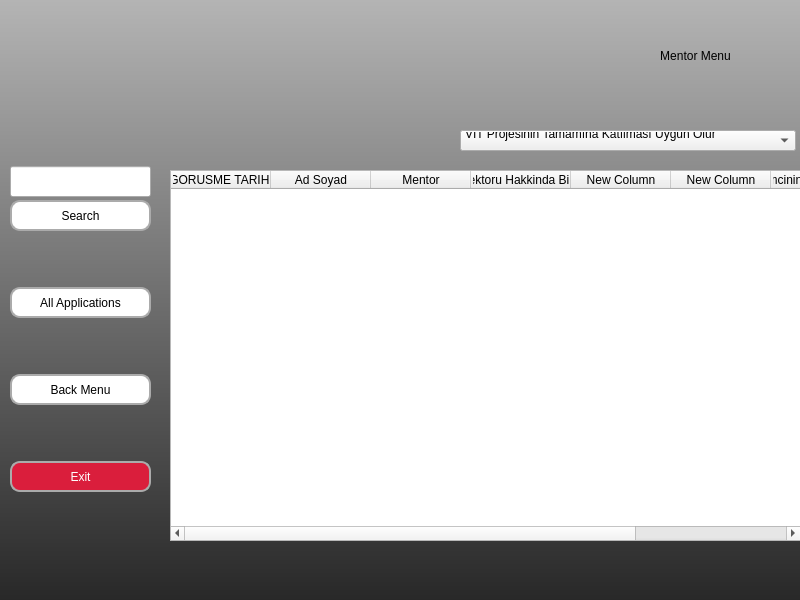
<?xml version="1.0" encoding="UTF-8"?>
<ui version="4.0">
 <class>MainWindow</class>
 <widget class="QMainWindow" name="MainWindow">
  <property name="geometry">
   <rect>
    <x>0</x>
    <y>0</y>
    <width>800</width>
    <height>600</height>
   </rect>
  </property>
  <property name="windowTitle">
   <string>MainWindow</string>
  </property>
  <widget class="QWidget" name="centralwidget">
   <widget class="QTableWidget" name="tableWidget">
    <property name="geometry">
     <rect>
      <x>170</x>
      <y>170</y>
      <width>631</width>
      <height>371</height>
     </rect>
    </property>
    <property name="autoFillBackground">
     <bool>false</bool>
    </property>
    <property name="styleSheet">
     <string notr="true">table_style = &quot;&quot;&quot;
QTableWidget {
    background-color: #F4F6F8;
    alternate-background-color: #EEF3F8;
    gridline-color: #DADFE3;
    color: #2E2E2E;
    selection-background-color: #C9E4FF;
    selection-color: #000000;
    border: 1px solid #DADFE3;
    font-size: 14px;
}

QHeaderView::section {
    background-color: #E6E9EC;
    color: #333333;
    padding: 4px;
    border: 1px solid #DADFE3;
    font-weight: bold;
}

QTableCornerButton::section {
    background-color: #E6E9EC;
    border: 1px solid #DADFE3;
}
&quot;&quot;&quot;
</string>
    </property>
    <property name="editTriggers">
     <set>QAbstractItemView::EditTrigger::AnyKeyPressed|QAbstractItemView::EditTrigger::DoubleClicked|QAbstractItemView::EditTrigger::EditKeyPressed</set>
    </property>
    <property name="alternatingRowColors">
     <bool>true</bool>
    </property>
    <property name="selectionBehavior">
     <enum>QAbstractItemView::SelectionBehavior::SelectRows</enum>
    </property>
    <property name="showGrid">
     <bool>true</bool>
    </property>
    <property name="wordWrap">
     <bool>false</bool>
    </property>
    <attribute name="horizontalHeaderVisible">
     <bool>true</bool>
    </attribute>
    <attribute name="horizontalHeaderCascadingSectionResizes">
     <bool>false</bool>
    </attribute>
    <attribute name="horizontalHeaderDefaultSectionSize">
     <number>100</number>
    </attribute>
    <attribute name="horizontalHeaderShowSortIndicator" stdset="0">
     <bool>false</bool>
    </attribute>
    <attribute name="horizontalHeaderStretchLastSection">
     <bool>true</bool>
    </attribute>
    <column>
     <property name="text">
      <string>GORUSME TARIHI</string>
     </property>
    </column>
    <column>
     <property name="text">
      <string>Ad Soyad</string>
     </property>
    </column>
    <column>
     <property name="text">
      <string>Mentor</string>
     </property>
    </column>
    <column>
     <property name="text">
      <string>Sektoru Hakkinda Bilgi</string>
     </property>
    </column>
    <column>
     <property name="text">
      <string>New Column</string>
     </property>
    </column>
    <column>
     <property name="text">
      <string>New Column</string>
     </property>
    </column>
    <column>
     <property name="text">
      <string>Katilimcinin Yogunluk Durumu</string>
     </property>
    </column>
    <column>
     <property name="text">
      <string>New Column</string>
     </property>
    </column>
   </widget>
   <widget class="QComboBox" name="comboBox">
    <property name="geometry">
     <rect>
      <x>460</x>
      <y>130</y>
      <width>336</width>
      <height>21</height>
     </rect>
    </property>
    <property name="insertPolicy">
     <enum>QComboBox::InsertPolicy::NoInsert</enum>
    </property>
    <property name="sizeAdjustPolicy">
     <enum>QComboBox::SizeAdjustPolicy::AdjustToContentsOnFirstShow</enum>
    </property>
    <item>
     <property name="text">
      <string>VIT Projesinin Tamamına Katılması Uygun Olur
</string>
     </property>
    </item>
    <item>
     <property name="text">
      <string>VIT Projesi ilk IT Eğitimi Al...a Yönlendirilmesi Uygun Olur
</string>
     </property>
    </item>
    <item>
     <property name="text">
      <string>VIT Projesi İngilizce Eğitim...a Yönlendirilmesi Uygun Olur
</string>
     </property>
    </item>
    <item>
     <property name="text">
      <string>VIT Projesi Kapsamında Dir...önlendirilmesi Uygun Olur
</string>
     </property>
    </item>
    <item>
     <property name="text">
      <string>Direkt Bireysel Koçluk ile İşe Yönlendirilmesi Uygun Olur
</string>
     </property>
    </item>
    <item>
     <property name="text">
      <string>Bir Sonraki VIT Projesine Katılması Daha Uygun Olur
</string>
     </property>
    </item>
    <item>
     <property name="text">
      <string>Başka Bir Sektöre Yönlendirilmelidir
</string>
     </property>
    </item>
    <item>
     <property name="text">
      <string>Diğer</string>
     </property>
    </item>
   </widget>
   <widget class="QLabel" name="label_bg">
    <property name="geometry">
     <rect>
      <x>0</x>
      <y>0</y>
      <width>800</width>
      <height>600</height>
     </rect>
    </property>
    <property name="sizePolicy">
     <sizepolicy hsizetype="Expanding" vsizetype="Expanding">
      <horstretch>0</horstretch>
      <verstretch>0</verstretch>
     </sizepolicy>
    </property>
    <property name="layoutDirection">
     <enum>Qt::LayoutDirection::LeftToRight</enum>
    </property>
    <property name="styleSheet">
     <string notr="true">background-color:qlineargradient(spread:pad, x1:0, y1:1, x2:0, y2:0, stop:0 rgba(40, 40, 40, 255), stop:1 rgba(180, 180, 180, 255))</string>
    </property>
    <property name="text">
     <string/>
    </property>
    <property name="scaledContents">
     <bool>false</bool>
    </property>
    <property name="alignment">
     <set>Qt::AlignmentFlag::AlignHCenter|Qt::AlignmentFlag::AlignTop</set>
    </property>
   </widget>
   <widget class="QWidget" name="layoutWidget">
    <property name="geometry">
     <rect>
      <x>10</x>
      <y>160</y>
      <width>145</width>
      <height>341</height>
     </rect>
    </property>
    <layout class="QVBoxLayout" name="verticalLayout_2">
     <property name="spacing">
      <number>50</number>
     </property>
     <item>
      <layout class="QVBoxLayout" name="verticalLayout">
       <property name="spacing">
        <number>3</number>
       </property>
       <item>
        <widget class="QLineEdit" name="lineEdit">
         <property name="minimumSize">
          <size>
           <width>141</width>
           <height>31</height>
          </size>
         </property>
         <property name="maximumSize">
          <size>
           <width>141</width>
           <height>31</height>
          </size>
         </property>
        </widget>
       </item>
       <item>
        <widget class="QPushButton" name="button_search">
         <property name="minimumSize">
          <size>
           <width>141</width>
           <height>31</height>
          </size>
         </property>
         <property name="maximumSize">
          <size>
           <width>141</width>
           <height>31</height>
          </size>
         </property>
         <property name="styleSheet">
          <string notr="true">
QPushButton{
color:rgb(0, 0, 0);
background-color: rgb(255, 255, 255);
border-radius: 10px;
border: 2px solid rgb(171, 171, 171);
}
QPushButton:hover {
    background-color:rgb(255, 226, 229);
}
QPushButton:pressed {
    background-color: rgb(218, 30, 60);
	color: rgb(255, 255, 255)
}</string>
         </property>
         <property name="text">
          <string>Search</string>
         </property>
        </widget>
       </item>
      </layout>
     </item>
     <item>
      <widget class="QPushButton" name="button_all_app">
       <property name="minimumSize">
        <size>
         <width>141</width>
         <height>31</height>
        </size>
       </property>
       <property name="maximumSize">
        <size>
         <width>141</width>
         <height>31</height>
        </size>
       </property>
       <property name="styleSheet">
        <string notr="true">
QPushButton{
color:rgb(0, 0, 0);
background-color: rgb(255, 255, 255);
border-radius: 10px;
border: 2px solid rgb(171, 171, 171);
}
QPushButton:hover {
    background-color:rgb(255, 226, 229);
}
QPushButton:pressed {
    background-color: rgb(218, 30, 60);
	color: rgb(255, 255, 255)
}</string>
       </property>
       <property name="text">
        <string>All Applications</string>
       </property>
      </widget>
     </item>
     <item>
      <widget class="QPushButton" name="button_back">
       <property name="minimumSize">
        <size>
         <width>141</width>
         <height>31</height>
        </size>
       </property>
       <property name="maximumSize">
        <size>
         <width>141</width>
         <height>31</height>
        </size>
       </property>
       <property name="styleSheet">
        <string notr="true">
QPushButton{
color:rgb(0, 0, 0);
background-color: rgb(255, 255, 255);
border-radius: 10px;
border: 2px solid rgb(171, 171, 171);
}
QPushButton:hover {
    background-color:rgb(255, 226, 229);
}
QPushButton:pressed {
    background-color: rgb(218, 30, 60);
	color: rgb(255, 255, 255)
}</string>
       </property>
       <property name="text">
        <string>Back Menu</string>
       </property>
      </widget>
     </item>
     <item>
      <widget class="QPushButton" name="button_exit">
       <property name="sizePolicy">
        <sizepolicy hsizetype="Fixed" vsizetype="Fixed">
         <horstretch>0</horstretch>
         <verstretch>0</verstretch>
        </sizepolicy>
       </property>
       <property name="minimumSize">
        <size>
         <width>141</width>
         <height>31</height>
        </size>
       </property>
       <property name="maximumSize">
        <size>
         <width>141</width>
         <height>31</height>
        </size>
       </property>
       <property name="styleSheet">
        <string notr="true">
QPushButton{
    background-color: rgb(218, 30, 60);
	color: rgb(255, 255, 255);
border-radius: 10px;
border: 2px solid rgb(171, 171, 171);

}
QPushButton:hover {
color:black;
    background-color:rgb(255, 226, 229);
}
QPushButton:pressed {
    color:rgb(0, 0, 0);
background-color: rgb(255, 255, 255);

}</string>
       </property>
       <property name="text">
        <string>Exit</string>
       </property>
      </widget>
     </item>
    </layout>
   </widget>
   <widget class="QWidget" name="layoutWidget_2">
    <property name="geometry">
     <rect>
      <x>0</x>
      <y>10</y>
      <width>731</width>
      <height>92</height>
     </rect>
    </property>
    <layout class="QHBoxLayout" name="horizontalLayout_2">
     <item>
      <widget class="QLabel" name="label_3">
       <property name="maximumSize">
        <size>
         <width>350</width>
         <height>90</height>
        </size>
       </property>
       <property name="text">
        <string/>
       </property>
       <property name="pixmap">
        <pixmap>../images/logo_720.png</pixmap>
       </property>
       <property name="scaledContents">
        <bool>true</bool>
       </property>
      </widget>
     </item>
     <item>
      <spacer name="horizontalSpacer_3">
       <property name="orientation">
        <enum>Qt::Orientation::Horizontal</enum>
       </property>
       <property name="sizeHint" stdset="0">
        <size>
         <width>40</width>
         <height>20</height>
        </size>
       </property>
      </spacer>
     </item>
     <item>
      <widget class="QLabel" name="label_4">
       <property name="styleSheet">
        <string notr="true">color:black;

font: italic 28pt &quot;Harlow Solid&quot;;</string>
       </property>
       <property name="text">
        <string>Mentor Menu</string>
       </property>
       <property name="alignment">
        <set>Qt::AlignmentFlag::AlignCenter</set>
       </property>
      </widget>
     </item>
    </layout>
   </widget>
   <zorder>label_bg</zorder>
   <zorder>layoutWidget</zorder>
   <zorder>tableWidget</zorder>
   <zorder>comboBox</zorder>
   <zorder>layoutWidget_2</zorder>
  </widget>
 </widget>
 <resources/>
 <connections/>
</ui>
